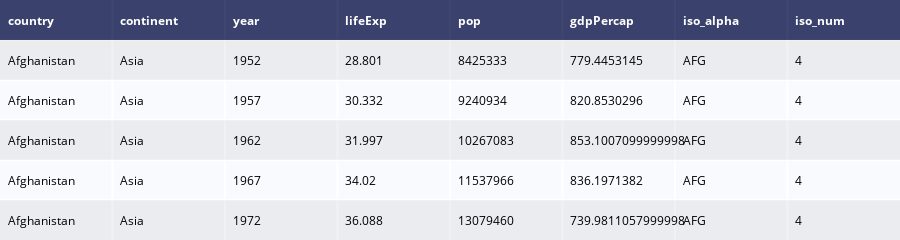

The cell this chart's notebook holds for it:
### Code cell
import plotly.figure_factory as ff

# Create a Plotly table from the first few rows of the Gapminder dataset
table_fig = ff.create_table(gapminder.head())

# Show the table
table_fig.show()

### Figure 1 — Plotly figure (JSON) as saved in the notebook; plotly's stock layout.template omitted (floating-point values rounded to 4 significant figures)
{"data": [{"colorscale": [[0, "#00083e"], [0.5, "#ededee"], [1, "#ffffff"]], "hoverinfo": "none", "opacity": 0.75, "showscale": false, "type": "heatmap", "z": [[0, 0, 0, 0, 0, 0, 0, 0], [0.5, 0.5, 0.5, 0.5, 0.5, 0.5, 0.5, 0.5], [1, 1, 1, 1, 1, 1, 1, 1], [0.5, 0.5, 0.5, 0.5, 0.5, 0.5, 0.5, 0.5], [1, 1, 1, 1, 1, 1, 1, 1], [0.5, 0.5, 0.5, 0.5, 0.5, 0.5, 0.5, 0.5]]}], "layout": {"annotations": [{"align": "left", "font": {"color": "#ffffff"}, "showarrow": false, "text": "<b>country</b>", "x": -0.45, "xanchor": "left", "xref": "x", "y": 0, "yref": "y"}, {"align": "left", "font": {"color": "#ffffff"}, "showarrow": false, "text": "<b>continent</b>", "x": 0.55, "xanchor": "left", "xref": "x", "y": 0, "yref": "y"}, {"align": "left", "font": {"color": "#ffffff"}, "showarrow": false, "text": "<b>year</b>", "x": 1.55, "xanchor": "left", "xref": "x", "y": 0, "yref": "y"}, {"align": "left", "font": {"color": "#ffffff"}, "showarrow": false, "text": "<b>lifeExp</b>", "x": 2.55, "xanchor": "left", "xref": "x", "y": 0, "yref": "y"}, {"align": "left", "font": {"color": "#ffffff"}, "showarrow": false, "text": "<b>pop</b>", "x": 3.55, "xanchor": "left", "xref": "x", "y": 0, "yref": "y"}, {"align": "left", "font": {"color": "#ffffff"}, "showarrow": false, "text": "<b>gdpPercap</b>", "x": 4.55, "xanchor": "left", "xref": "x", "y": 0, "yref": "y"}, {"align": "left", "font": {"color": "#ffffff"}, "showarrow": false, "text": "<b>iso_alpha</b>", "x": 5.55, "xanchor": "left", "xref": "x", "y": 0, "yref": "y"}, {"align": "left", "font": {"color": "#ffffff"}, "showarrow": false, "text": "<b>iso_num</b>", "x": 6.55, "xanchor": "left", "xref": "x", "y": 0, "yref": "y"}, {"align": "left", "font": {"color": "#000000"}, "showarrow": false, "text": "Afghanistan", "x": -0.45, "xanchor": "left", "xref": "x", "y": 1, "yref": "y"}, {"align": "left", "font": {"color": "#000000"}, "showarrow": false, "text": "Asia", "x": 0.55, "xanchor": "left", "xref": "x", "y": 1, "yref": "y"}, {"align": "left", "font": {"color": "#000000"}, "showarrow": false, "text": "1952", "x": 1.55, "xanchor": "left", "xref": "x", "y": 1, "yref": "y"}, {"align": "left", "font": {"color": "#000000"}, "showarrow": false, "text": "28.801", "x": 2.55, "xanchor": "left", "xref": "x", "y": 1, "yref": "y"}, {"align": "left", "font": {"color": "#000000"}, "showarrow": false, "text": "8425333", "x": 3.55, "xanchor": "left", "xref": "x", "y": 1, "yref": "y"}, {"align": "left", "font": {"color": "#000000"}, "showarrow": false, "text": "779.4453145", "x": 4.55, "xanchor": "left", "xref": "x", "y": 1, "yref": "y"}, {"align": "left", "font": {"color": "#000000"}, "showarrow": false, "text": "AFG", "x": 5.55, "xanchor": "left", "xref": "x", "y": 1, "yref": "y"}, {"align": "left", "font": {"color": "#000000"}, "showarrow": false, "text": "4", "x": 6.55, "xanchor": "left", "xref": "x", "y": 1, "yref": "y"}, {"align": "left", "font": {"color": "#000000"}, "showarrow": false, "text": "Afghanistan", "x": -0.45, "xanchor": "left", "xref": "x", "y": 2, "yref": "y"}, {"align": "left", "font": {"color": "#000000"}, "showarrow": false, "text": "Asia", "x": 0.55, "xanchor": "left", "xref": "x", "y": 2, "yref": "y"}, {"align": "left", "font": {"color": "#000000"}, "showarrow": false, "text": "1957", "x": 1.55, "xanchor": "left", "xref": "x", "y": 2, "yref": "y"}, {"align": "left", "font": {"color": "#000000"}, "showarrow": false, "text": "30.332", "x": 2.55, "xanchor": "left", "xref": "x", "y": 2, "yref": "y"}, {"align": "left", "font": {"color": "#000000"}, "showarrow": false, "text": "9240934", "x": 3.55, "xanchor": "left", "xref": "x", "y": 2, "yref": "y"}, {"align": "left", "font": {"color": "#000000"}, "showarrow": false, "text": "820.8530296", "x": 4.55, "xanchor": "left", "xref": "x", "y": 2, "yref": "y"}, {"align": "left", "font": {"color": "#000000"}, "showarrow": false, "text": "AFG", "x": 5.55, "xanchor": "left", "xref": "x", "y": 2, "yref": "y"}, {"align": "left", "font": {"color": "#000000"}, "showarrow": false, "text": "4", "x": 6.55, "xanchor": "left", "xref": "x", "y": 2, "yref": "y"}, {"align": "left", "font": {"color": "#000000"}, "showarrow": false, "text": "Afghanistan", "x": -0.45, "xanchor": "left", "xref": "x", "y": 3, "yref": "y"}, {"align": "left", "font": {"color": "#000000"}, "showarrow": false, "text": "Asia", "x": 0.55, "xanchor": "left", "xref": "x", "y": 3, "yref": "y"}, {"align": "left", "font": {"color": "#000000"}, "showarrow": false, "text": "1962", "x": 1.55, "xanchor": "left", "xref": "x", "y": 3, "yref": "y"}, {"align": "left", "font": {"color": "#000000"}, "showarrow": false, "text": "31.997", "x": 2.55, "xanchor": "left", "xref": "x", "y": 3, "yref": "y"}, {"align": "left", "font": {"color": "#000000"}, "showarrow": false, "text": "10267083", "x": 3.55, "xanchor": "left", "xref": "x", "y": 3, "yref": "y"}, {"align": "left", "font": {"color": "#000000"}, "showarrow": false, "text": "853.1007099999998", "x": 4.55, "xanchor": "left", "xref": "x", "y": 3, "yref": "y"}, {"align": "left", "font": {"color": "#000000"}, "showarrow": false, "text": "AFG", "x": 5.55, "xanchor": "left", "xref": "x", "y": 3, "yref": "y"}, {"align": "left", "font": {"color": "#000000"}, "showarrow": false, "text": "4", "x": 6.55, "xanchor": "left", "xref": "x", "y": 3, "yref": "y"}, {"align": "left", "font": {"color": "#000000"}, "showarrow": false, "text": "Afghanistan", "x": -0.45, "xanchor": "left", "xref": "x", "y": 4, "yref": "y"}, {"align": "left", "font": {"color": "#000000"}, "showarrow": false, "text": "Asia", "x": 0.55, "xanchor": "left", "xref": "x", "y": 4, "yref": "y"}, {"align": "left", "font": {"color": "#000000"}, "showarrow": false, "text": "1967", "x": 1.55, "xanchor": "left", "xref": "x", "y": 4, "yref": "y"}, {"align": "left", "font": {"color": "#000000"}, "showarrow": false, "text": "34.02", "x": 2.55, "xanchor": "left", "xref": "x", "y": 4, "yref": "y"}, {"align": "left", "font": {"color": "#000000"}, "showarrow": false, "text": "11537966", "x": 3.55, "xanchor": "left", "xref": "x", "y": 4, "yref": "y"}, {"align": "left", "font": {"color": "#000000"}, "showarrow": false, "text": "836.1971382", "x": 4.55, "xanchor": "left", "xref": "x", "y": 4, "yref": "y"}, {"align": "left", "font": {"color": "#000000"}, "showarrow": false, "text": "AFG", "x": 5.55, "xanchor": "left", "xref": "x", "y": 4, "yref": "y"}, {"align": "left", "font": {"color": "#000000"}, "showarrow": false, "text": "4", "x": 6.55, "xanchor": "left", "xref": "x", "y": 4, "yref": "y"}, {"align": "left", "font": {"color": "#000000"}, "showarrow": false, "text": "Afghanistan", "x": -0.45, "xanchor": "left", "xref": "x", "y": 5, "yref": "y"}, {"align": "left", "font": {"color": "#000000"}, "showarrow": false, "text": "Asia", "x": 0.55, "xanchor": "left", "xref": "x", "y": 5, "yref": "y"}, {"align": "left", "font": {"color": "#000000"}, "showarrow": false, "text": "1972", "x": 1.55, "xanchor": "left", "xref": "x", "y": 5, "yref": "y"}, {"align": "left", "font": {"color": "#000000"}, "showarrow": false, "text": "36.088", "x": 2.55, "xanchor": "left", "xref": "x", "y": 5, "yref": "y"}, {"align": "left", "font": {"color": "#000000"}, "showarrow": false, "text": "13079460", "x": 3.55, "xanchor": "left", "xref": "x", "y": 5, "yref": "y"}, {"align": "left", "font": {"color": "#000000"}, "showarrow": false, "text": "739.9811057999998", "x": 4.55, "xanchor": "left", "xref": "x", "y": 5, "yref": "y"}, {"align": "left", "font": {"color": "#000000"}, "showarrow": false, "text": "AFG", "x": 5.55, "xanchor": "left", "xref": "x", "y": 5, "yref": "y"}, {"align": "left", "font": {"color": "#000000"}, "showarrow": false, "text": "4", "x": 6.55, "xanchor": "left", "xref": "x", "y": 5, "yref": "y"}], "height": 230, "margin": {"b": 0, "l": 0, "r": 0, "t": 0}, "xaxis": {"dtick": 1, "gridwidth": 2, "showticklabels": false, "tick0": -0.5, "ticks": "", "zeroline": false}, "yaxis": {"autorange": "reversed", "dtick": 1, "gridwidth": 2, "showticklabels": false, "tick0": 0.5, "ticks": "", "zeroline": false}}}
